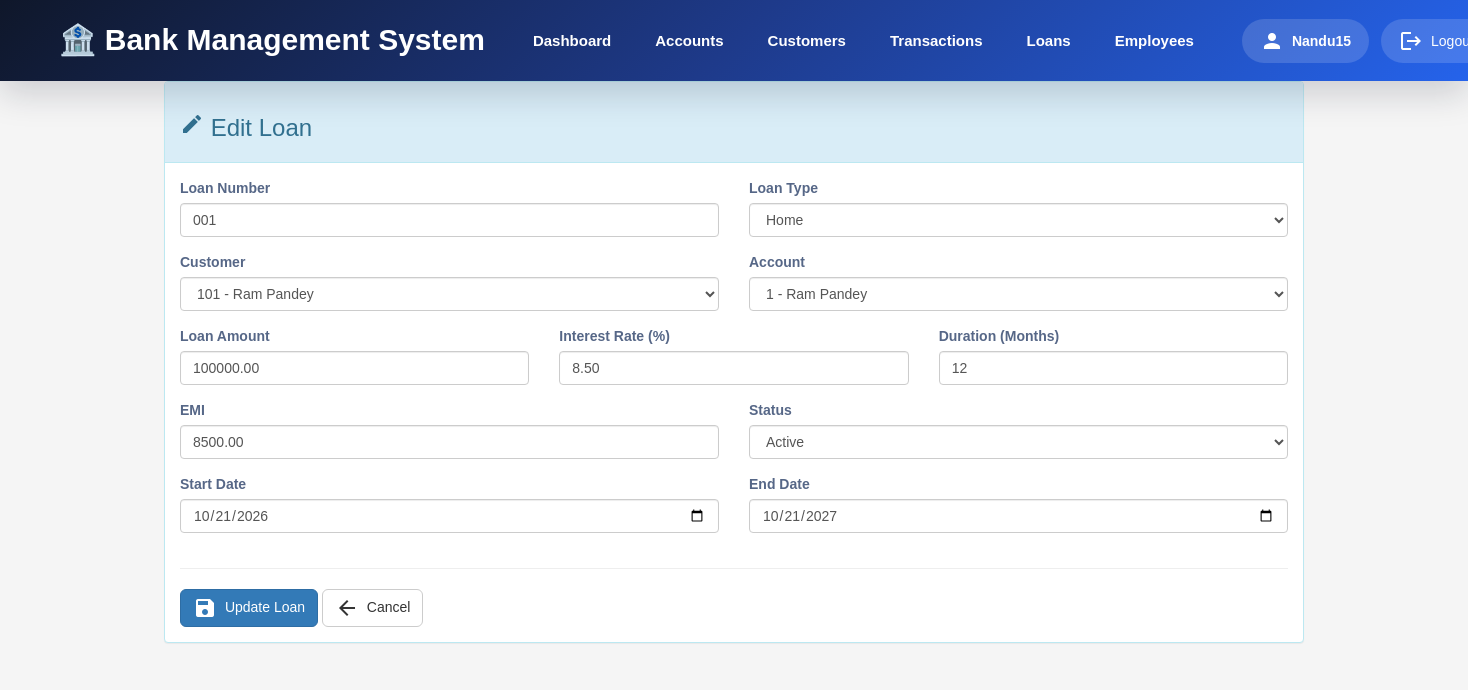
Screenshot of /loans/edit/1/ (signed in) with the database file from the repository.
### loans/models.py (models this page shows, shortened)
class Loan(models.Model):
    LOAN_TYPES = [
        ('Home', 'Home'),
        ('Personal', 'Personal'),
        ('Education', 'Education'),
        ('Vehicle', 'Vehicle'),
        ('Business', 'Business'),
    ]
    STATUS = [
        ('Active', 'Active'),
        ('Closed', 'Closed'),
    ]
    loan_number = models.CharField(
        max_length=20,
        unique=True
    )
    customer = models.ForeignKey(
        Customer,
        on_delete=models.CASCADE
    )
    account = models.ForeignKey(
        Account,
        on_delete=models.CASCADE
    )
    loan_type = models.CharField(
        max_length=20,
        choices=LOAN_TYPES
    )
    loan_amount = models.DecimalField(
        max_digits=12,
        decimal_places=2
    )
    interest_rate = models.DecimalField(
        max_digits=5,
        decimal_places=2
    )
    duration = models.IntegerField(
        help_text="Months"
    )
    emi = models.DecimalField(
        max_digits=12,
        decimal_places=2
    )
    start_date = models.DateField()
    end_date = models.DateField()
    status = models.CharField(
        max_length=10,
        choices=STATUS,
        default='Active'
    )
    created_at = models.DateTimeField(
        auto_now_add=True
    )

### customers/models.py (models this page shows)
class Customer(models.Model):
    GENDER = [
        ('Male', 'Male'),
        ('Female', 'Female'),
        ('Other', 'Other'),
    ]
    STATUS = [
        ('Active', 'Active'),
        ('Inactive', 'Inactive'),
    ]
    customer_id = models.CharField(
        max_length=20,
        unique=True
    )
    first_name = models.CharField(
        max_length=50
    )
    last_name = models.CharField(
        max_length=50
    )
    gender = models.CharField(
        max_length=10,
        choices=GENDER
    )
    dob = models.DateField()
    phone = models.CharField(
        max_length=15
    )
    email = models.EmailField(
        unique=True
    )
    address = models.TextField()
    city = models.CharField(
        max_length=50
    )
    state = models.CharField(
        max_length=50
    )
    pincode = models.CharField(
        max_length=10
    )
    status = models.CharField(
        max_length=10,
        choices=STATUS,
        default='Active'
    )
    created_at = models.DateTimeField(
        auto_now_add=True
    )
    updated_at = models.DateTimeField(
        auto_now=True
    )
    def __str__(self):
        return f"{self.customer_id} - {self.first_name} {self.last_name}"

### loans/views.py (the view)
@login_required
def edit_loan(request, id):
    loan = get_object_or_404(
        Loan,
        id=id
    )
    if request.method == "POST":
        form = LoanForm(
            request.POST,
            instance=loan
        )
        if form.is_valid():
            loan = form.save(commit=False)
            if loan.end_date <= loan.start_date:
                messages.error(
                    request,
                    "End Date must be greater than Start Date."
                )
            else:
                loan.save()
                messages.success(
                    request,
                    "Loan updated successfully."
                )
                return redirect("loans")
        else:
            print(form.errors)
    else:
        form = LoanForm(
            instance=loan
        )
    return render(
        request,
        "loans/edit_loan.html",
        {
            "form": form,
            "loan": loan
        }
    )

### accounts/models.py (called while the page is built)
    def __str__(self):
        return f"{self.account_number} - {self.customer.first_name} {self.customer.last_name}"

### templates/loans/edit_loan.html (shortened to what this page needs)
{% load static %}
<!DOCTYPE html>
<html lang="en">
<head>
    <link rel="stylesheet"
          href="https://maxcdn.bootstrapcdn.com/bootstrap/3.4.1/css/bootstrap.min.css">
    <link rel="stylesheet"
      href="{% static 'css/header.css' %}">
    <link rel="stylesheet"
          href="{% static 'css/loans.css' %}">
</head>
<body>
{% include 'header.html' %}
<div class="container">
    <div class="panel panel-info">
        <div class="panel-heading">
            <h3>
                <i class="material-icons">edit</i>
                Edit Loan
            </h3>
        </div>
        <div class="panel-body">
            <form method="POST">
                <div class="row">
                    <div class="col-md-6">
                        <div class="form-group">
                            <label>Loan Number</label>
                            {{ form.loan_number }}
                        </div>
                    </div>
                    <div class="col-md-6">
                        <div class="form-group">
                            <label>Loan Type</label>
                            {{ form.loan_type }}
                        </div>
                    </div>
                </div>
                <div class="row">
                    <div class="col-md-6">
                        <div class="form-group">
                            <label>Customer</label>
                            {{ form.customer }}
                        </div>
                    </div>
                    <div class="col-md-6">
                        <div class="form-group">
                            <label>Account</label>
                            {{ form.account }}
                        </div>
                    </div>
                </div>
                <div class="row">
                    <div class="col-md-4">
                        <div class="form-group">
                            <label>Loan Amount</label>
                            {{ form.loan_amount }}
                        </div>
                    </div>
                    <div class="col-md-4">
                        <div class="form-group">
                            <label>Interest Rate (%)</label>
                            {{ form.interest_rate }}
                        </div>
                    </div>
                    <div class="col-md-4">
                        <div class="form-group">
                            <label>Duration (Months)</label>
                            {{ form.duration }}
                        </div>
                    </div>
                </div>
                <div class="row">
                    <div class="col-md-6">
                        <div class="form-group">
                            <label>EMI</label>
                            {{ form.emi }}
                        </div>
                    </div>
                    <div class="col-md-6">
                        <div class="form-group">
                            <label>Status</label>
                            {{ form.status }}
                        </div>
                    </div>
                </div>
                <div class="row">
                    <div class="col-md-6">
                        <div class="form-group">
                            <label>Start Date</label>
                            {{ form.start_date }}
                        </div>
                    </div>
                    <div class="col-md-6">
                        <div class="form-group">
                            <label>End Date</label>
                            {{ form.end_date }}
                        </div>
                    </div>
                </div>
                <hr>
                <button type="submit" class="btn btn-primary">
                    <i class="material-icons">save</i>
                    Update Loan
                </button>
                <a href="{% url 'loans' %}" class="btn btn-default">
                    <i class="material-icons">arrow_back</i>
                    Cancel
                </a>
            </form>
        </div>
    </div>
</div>
</body>
</html>

### templates/header.html (shortened to what this page needs)
{% load static %}
<nav class="modern-navbar">
    <div class="navbar-wrapper">
        <a href="{% url 'home' %}" class="navbar-logo">
            🏦 Bank Management System
        </a>
        <ul class="navbar-menu" id="navbarMenu">
            <li class="{% if request.resolver_match.url_name == 'home' %}active{% endif %}">
                <a href="{% url 'home' %}">Dashboard</a>
            </li>
            <li class="{% if request.resolver_match.url_name == 'accounts' %}active{% endif %}">
                <a href="{% url 'accounts' %}">Accounts</a>
            </li>
            <li class="{% if request.resolver_match.url_name == 'customers' %}active{% endif %}">
                <a href="{% url 'customers' %}">Customers</a>
            </li>
            <li class="{% if request.resolver_match.url_name == 'transactions' %}active{% endif %}">
                <a href="{% url 'transactions' %}">Transactions</a>
            </li>
            <li class="{% if request.resolver_match.url_name == 'loans' %}active{% endif %}">
                <a href="{% url 'loans' %}">Loans</a>
            </li>
            <li class="{% if request.resolver_match.url_name == 'employees' %}active{% endif %}">
                <a href="{% url 'employees' %}">Employees</a>
            </li>
        </ul>
        <div class="navbar-user">
            {% if user.is_authenticated %}
                <span class="user-name">
                    <i class="material-icons">person</i>
                    {{ user.username }}
                </span>
                <a href="{% url 'logout' %}" class="logout-btn">
                    <i class="material-icons">logout</i>
                    Logout
                </a>
            {% else %}
                <a href="{% url 'login' %}" class="logout-btn">
                    Login
                </a>
            {% endif %}
        </div>
    </div>
</nav>

### static/css/header.css (style rules this page uses)
:root { --navy:#0F172A; --blue:#1E3A8A; --accent:#2563EB; --surface:#F8FAFC; --border:#E2E8F0; }
.modern-navbar { position:sticky; top:0; z-index:1000; background:linear-gradient( 135deg, #0F172A, #1E3A8A, #2563EB); box-shadow:0 12px 35px rgba(15,23,42,.18); padding:18px 0; }
.navbar-wrapper { max-width:1400px; margin:auto; padding:0 25px; display:flex; align-items:center; justify-content:space-between; gap:30px; }
.navbar-logo { font-size:30px; font-weight:700; color:white; text-decoration:none; white-space:nowrap; }
.navbar-menu { display:flex; gap:8px; list-style:none; padding:0; margin:0; }
.navbar-menu li { margin:0; }
.navbar-menu a { display:block; padding:12px 18px; border-radius:12px; font-size:15px; font-weight:600; color:white; text-decoration:none; transition:.3s; }
.navbar-user { display:flex; align-items:center; gap:12px; }
.user-name { display:flex; align-items:center; gap:8px; background:rgba(255,255,255,.15); padding:10px 18px; border-radius:50px; color:white; font-weight:600; }
.logout-btn { display:flex; align-items:center; gap:8px; padding:10px 18px; border-radius:50px; background:rgba(255,255,255,.15); color:white; text-decoration:none; transition:.3s; }

### static/css/loans.css (style rules this page uses)
body { background:#f5f5f5; font-family:'Varela Round',sans-serif; color:#566787; font-size:14px; }
.form-control { border-radius:4px; }
label { font-weight:600; }
.btn { border-radius:6px; transition:all .25s ease; }
.btn i { vertical-align:middle; margin-right:4px; }

### rows the page displays
Loan: loan_number "001", loan_type "Home", account "1 - Ram Pandey", loan_amount "100000.00", interest_rate "8.50", duration "12", emi "8500.00", status "Active", start_date "10/21/2026", end_date "10/21/2027"
Customer: customer "101 - Ram Pandey"

### other values shown
{{ user.username }} "Nandu15"
